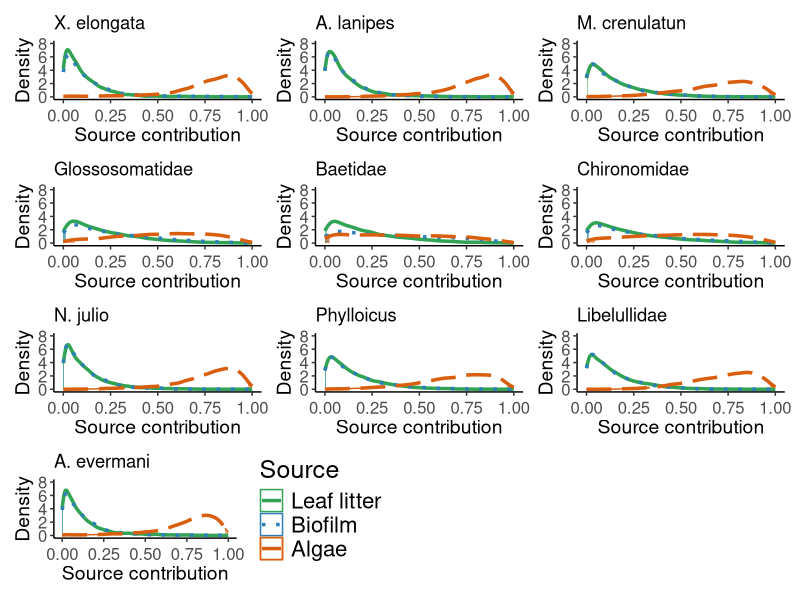
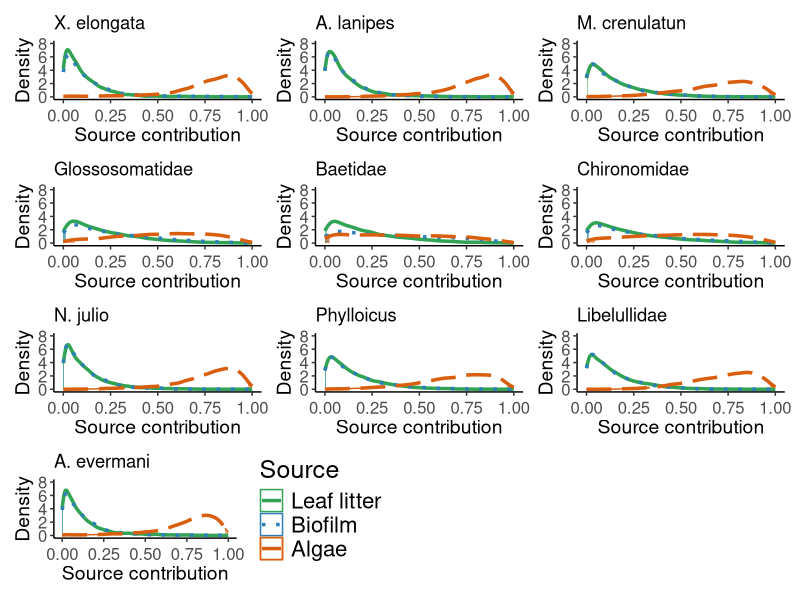

Reproduce these figures in R, in order. (Note: this script raises an error after producing the figures.)




# Density Plots -----------------------------
# 21 Oct 2020
#PEGF
#--------------------------------------------
#

library(ggplot2)
library(dplyr)
library(ggpubr)
library(patchwork)


QPA_G_Feb17 <- read.csv("DensityPlots/QPAFeb17/01 QPA_Glossosomatidae_Feb17.csv")
head(QPA_G_Feb17)


dens <- lapply(split(QPA_G_Feb17, QPA_G_Feb17$source), 
               function(x) density(x$density, from = 0, to = 1))

df <- do.call(rbind, mapply(function(x, y) {
  data.frame(x = x$x, y = x$y, source = y)
}, dens, names(dens), SIMPLIFY = FALSE))

df <- df %>% group_by(source) %>%
  mutate(cdf = cumsum(y * mean(diff(x))),
         lower = cdf < 0.025,
         upper = cdf > 0.975) 

g1 <- ggplot(df, aes(x, y, color = source)) + 
  geom_area(data = df[df$lower,], aes(fill = source), alpha = 0.5,
            position = "identity") +
  geom_area(data = df[df$upper,], aes(fill = source), alpha = 0.5,
            position = "identity") +
  labs(y = "Density", x = "Source contribution") +
  geom_line(aes(linetype = source), size = 1.2) +
  scale_fill_manual(values = c("#31a354", "#2c7fb8", "#d95f0e")) +
  scale_color_manual(values = c("#31a354", "#2c7fb8", "#d95f0e")) +
  scale_linetype_manual(values = c("solid", "dotted", "longdash")) +
  theme_classic() +
  ylim(0, 8) +
  xlim(0, 1) +
  ggtitle('Glossosomatidae') +
  theme(legend.position = "none")+
  theme(axis.text.y  = element_text(size = 12, vjust = 0.5),
        axis.text.x  = element_text(size = 12, vjust = 0.5),  
        axis.title.x = element_text(size = 14),
        axis.title.y = element_text(size = 14))

L <- QPA_G_Feb17 %>% filter(QPA_G_Feb17$source == "Leaflitter")
quantile(L$density, 0.025)
quantile(L$density, 0.975)

B <- QPA_G_Feb17 %>% filter(QPA_G_Feb17$source == "Biofilm")
quantile(B$density, 0.025)
quantile(B$density, 0.975)

A <- QPA_G_Feb17 %>% filter(QPA_G_Feb17$source == "Algae")
quantile(A$density, 0.025)
quantile(A$density, 0.975)

# Baetidae ----------------------------------------------------------------

QPA_B_Feb17 <- read.csv("DensityPlots/QPAFeb17/02 QPA_Baetidae_Feb17.csv")

dens <- lapply(split(QPA_B_Feb17, QPA_B_Feb17$source), 
               function(x) density(x$density, from = 0, to = 1))

df <- do.call(rbind, mapply(function(x, y) {
  data.frame(x = x$x, y = x$y, source = y)
}, dens, names(dens), SIMPLIFY = FALSE))

df <- df %>% group_by(source) %>%
  mutate(cdf = cumsum(y * mean(diff(x))),
         lower = cdf < 0.025,
         upper = cdf > 0.975) 

b1 <- ggplot(df, aes(x, y, color = source)) + 
  geom_area(data = df[df$lower,], aes(fill = source), alpha = 0.5,position = "identity") +
  geom_area(data = df[df$upper,], aes(fill = source), alpha = 0.5,position = "identity") +
  labs(y = "Density", x = "Source contribution") +
  geom_line(aes(linetype = source), size = 1.2) +
  scale_fill_manual(values = c("#31a354", "#2c7fb8", "#d95f0e")) +
  scale_color_manual(values = c("#31a354", "#2c7fb8", "#d95f0e")) +
  scale_linetype_manual(values = c("solid", "dotted", "longdash")) +
  theme_classic() +
  ylim(0, 8) +
  xlim(0, 1) +
  ggtitle('Baetidae') +
  theme(legend.position = "none")+
  theme(axis.text.y  = element_text(size = 12, vjust = 0.5),
        axis.text.x  = element_text(size = 12, vjust = 0.5),  
        axis.title.x = element_text(size = 14),
        axis.title.y = element_text(size = 14))

# Chironomidae ----------------------------------------------------------------

QPA_C_Feb17 <- read.csv("DensityPlots/QPAFeb17/03 QPA_Chrironomidae_Feb17.csv")

dens <- lapply(split(QPA_C_Feb17, QPA_C_Feb17$source), 
               function(x) density(x$density, from = 0, to = 1))

df <- do.call(rbind, mapply(function(x, y) {
  data.frame(x = x$x, y = x$y, source = y)
}, dens, names(dens), SIMPLIFY = FALSE))

df <- df %>% group_by(source) %>%
  mutate(cdf = cumsum(y * mean(diff(x))),
         lower = cdf < 0.025,
         upper = cdf > 0.975) 

c1 <- ggplot(df, aes(x, y, color = source)) + 
  geom_area(data = df[df$lower,], aes(fill = source), alpha = 0.5,position = "identity") +
  geom_area(data = df[df$upper,], aes(fill = source), alpha = 0.5,position = "identity") +
  labs(y = "Density", x = "Source contribution") +
  geom_line(aes(linetype = source), size = 1.2) +
  scale_fill_manual(values = c("#31a354", "#2c7fb8", "#d95f0e")) +
  scale_color_manual(values = c("#31a354", "#2c7fb8", "#d95f0e")) +
  scale_linetype_manual(values = c("solid", "dotted", "longdash")) +
  theme_classic() +
  ylim(0, 8) +
  xlim(0, 1) +
  ggtitle('Chironomidae') +
  theme(legend.position = "none")+
  theme(axis.text.y  = element_text(size = 12, vjust = 0.5),
        axis.text.x  = element_text(size = 12, vjust = 0.5),  
        axis.title.x = element_text(size = 14),
        axis.title.y = element_text(size = 14))

# Njulio ----------------------------------------------------------------

QPA_Nj_Feb17 <- read.csv("DensityPlots/QPAFeb17/04 QPA_Njulio_Feb17.csv")

dens <- lapply(split(QPA_Nj_Feb17, QPA_Nj_Feb17$source), 
               function(x) density(x$density, from = 0, to = 1))

df <- do.call(rbind, mapply(function(x, y) {
  data.frame(x = x$x, y = x$y, source = y)
}, dens, names(dens), SIMPLIFY = FALSE))

df <- df %>% group_by(source) %>%
  mutate(cdf = cumsum(y * mean(diff(x))),
         lower = cdf < 0.025,
         upper = cdf > 0.975) 

n1 <- ggplot(df, aes(x, y, color = source)) + 
  geom_area(data = df[df$lower,], aes(fill = source), alpha = 0.5,position = "identity") +
  geom_area(data = df[df$upper,], aes(fill = source), alpha = 0.5,position = "identity") +
  labs(y = "Density", x = "Source contribution") +
  geom_line(aes(linetype = source), size = 1.2) +
  scale_fill_manual(values = c("#31a354", "#2c7fb8", "#d95f0e")) +
  scale_color_manual(values = c("#31a354", "#2c7fb8", "#d95f0e")) +
  scale_linetype_manual(values = c("solid", "dotted", "longdash")) +
  theme_classic() +
  ylim(0, 8) +
  xlim(0, 1) +
  ggtitle('N. julio') +
  theme(legend.position = "none")+
  theme(axis.text.y  = element_text(size = 12, vjust = 0.5),
        axis.text.x  = element_text(size = 12, vjust = 0.5),  
        axis.title.x = element_text(size = 14),
        axis.title.y = element_text(size = 14))

# Phylloicus ----------------------------------------------------------------

QPA_P_Feb17 <- read.csv("DensityPlots/QPAFeb17/05 QPA_Phylloicus_Feb17.csv")

dens <- lapply(split(QPA_P_Feb17, QPA_P_Feb17$source), 
               function(x) density(x$density, from = 0, to = 1))

df <- do.call(rbind, mapply(function(x, y) {
  data.frame(x = x$x, y = x$y, source = y)
}, dens, names(dens), SIMPLIFY = FALSE))

df <- df %>% group_by(source) %>%
  mutate(cdf = cumsum(y * mean(diff(x))),
         lower = cdf < 0.025,
         upper = cdf > 0.975) 

p1 <- ggplot(df, aes(x, y, color = source)) + 
  geom_area(data = df[df$lower,], aes(fill = source), alpha = 0.5,position = "identity") +
  geom_area(data = df[df$upper,], aes(fill = source), alpha = 0.5,position = "identity") +
  labs(y = "Density", x = "Source contribution") +
  geom_line(aes(linetype = source), size = 1.2) +
  scale_fill_manual(values = c("#31a354", "#2c7fb8", "#d95f0e")) +
  scale_color_manual(values = c("#31a354", "#2c7fb8", "#d95f0e")) +
  scale_linetype_manual(values = c("solid", "dotted", "longdash")) +
  theme_classic() +
  ylim(0, 8) +
  xlim(0, 1) +
  ggtitle('Phylloicus') +
  theme(legend.position = "none")+
  theme(axis.text.y  = element_text(size = 12, vjust = 0.5),
        axis.text.x  = element_text(size = 12, vjust = 0.5),  
        axis.title.x = element_text(size = 14),
        axis.title.y = element_text(size = 14))

# Libellulidae ----------------------------------------------------------------

QPA_L_Feb17 <- read.csv("DensityPlots/QPAFeb17/06 QPA_Libellulidae_Feb17.csv")

dens <- lapply(split(QPA_L_Feb17, QPA_L_Feb17$source), 
               function(x) density(x$density, from = 0, to = 1))

df <- do.call(rbind, mapply(function(x, y) {
  data.frame(x = x$x, y = x$y, source = y)
}, dens, names(dens), SIMPLIFY = FALSE))

df <- df %>% group_by(source) %>%
  mutate(cdf = cumsum(y * mean(diff(x))),
         lower = cdf < 0.025,
         upper = cdf > 0.975) 

l1 <- ggplot(df, aes(x, y, color = source)) + 
  geom_area(data = df[df$lower,], aes(fill = source), alpha = 0.5,position = "identity") +
  geom_area(data = df[df$upper,], aes(fill = source), alpha = 0.5,position = "identity") +
  labs(y = "Density", x = "Source contribution") +
  geom_line(aes(linetype = source), size = 1.2) +
  scale_fill_manual(values = c("#31a354", "#2c7fb8", "#d95f0e")) +
  scale_color_manual(values = c("#31a354", "#2c7fb8", "#d95f0e")) +
  scale_linetype_manual(values = c("solid", "dotted", "longdash")) +
  theme_classic() +
  ylim(0, 8) +
  xlim(0, 1) +
  ggtitle('Libelullidae') +
  theme(legend.position = "none")+
  theme(axis.text.y  = element_text(size = 12, vjust = 0.5),
        axis.text.x  = element_text(size = 12, vjust = 0.5),  
        axis.title.x = element_text(size = 14),
        axis.title.y = element_text(size = 14))

# Xyphocarys ----------------------------------------------------------------

QPA_X_Feb17 <- read.csv("DensityPlots/QPAFeb17/07 QPA_Xyphocaris_Feb17.csv")

dens <- lapply(split(QPA_X_Feb17, QPA_X_Feb17$source), 
               function(x) density(x$density, from = 0, to = 1))

df <- do.call(rbind, mapply(function(x, y) {
  data.frame(x = x$x, y = x$y, source = y)
}, dens, names(dens), SIMPLIFY = FALSE))

df_x <- df %>% group_by(source) %>%
  mutate(cdf = cumsum(y * mean(diff(x))),
         lower = cdf < 0.025,
         upper = cdf > 0.975) 

x1 <- ggplot(df_x, aes(x, y, color = source)) + 
  geom_area(data = df[df$lower,], aes(fill = source), alpha = 0.5,position = "identity") +
  geom_area(data = df[df$upper,], aes(fill = source), alpha = 0.5,position = "identity") +
  labs(y = "Density", x = "Source contribution") +
  geom_line(aes(linetype = source), size = 1.2) +
  scale_fill_manual(values = c("#31a354", "#2c7fb8", "#d95f0e")) +
  scale_color_manual(values = c("#31a354", "#2c7fb8", "#d95f0e")) +
  scale_linetype_manual(values = c("solid", "dotted", "longdash")) +
  theme_classic() +
  ylim(0, 8) +
  xlim(0, 1) +
  ggtitle('X. elongata') +
  theme(legend.position = "none")+
  theme(axis.text.y  = element_text(size = 12, vjust = 0.5),
        axis.text.x  = element_text(size = 12, vjust = 0.5),  
        axis.title.x = element_text(size = 14),
        axis.title.y = element_text(size = 14))


# Atya ----------------------------------------------------------------

QPA_A_Feb17 <- read.csv("DensityPlots/QPAFeb17/08 QPA_Atya_Feb17.csv")

dens <- lapply(split(QPA_A_Feb17, QPA_A_Feb17$source), 
               function(x) density(x$density, from = 0, to = 1))

df <- do.call(rbind, mapply(function(x, y) {
  data.frame(x = x$x, y = x$y, source = y)
}, dens, names(dens), SIMPLIFY = FALSE))

df <- df %>% group_by(source) %>%
  mutate(cdf = cumsum(y * mean(diff(x))),
         lower = cdf < 0.025,
         upper = cdf > 0.975) 

a1 <- ggplot(df, aes(x, y, color = source)) + 
  geom_area(data = df[df$lower,], aes(fill = source), alpha = 0.5,position = "identity") +
  geom_area(data = df[df$upper,], aes(fill = source), alpha = 0.5,position = "identity") +
  labs(y = "Density", x = "Source contribution") +
  geom_line(aes(linetype = source), size = 1.2) +
  scale_fill_manual(values = c("#31a354", "#2c7fb8", "#d95f0e")) +
  scale_color_manual(values = c("#31a354", "#2c7fb8", "#d95f0e")) +
  scale_linetype_manual(values = c("solid", "dotted", "longdash")) +
  theme_classic() +
  ylim(0, 8) +
  xlim(0, 1) +
  ggtitle('A. lanipes') +
  theme(legend.position = "none")+
  theme(axis.text.y  = element_text(size = 12, vjust = 0.5),
        axis.text.x  = element_text(size = 12, vjust = 0.5),  
        axis.title.x = element_text(size = 14),
        axis.title.y = element_text(size = 14))

# Macrobrachium ----------------------------------------------------------------

QPA_M_Feb17 <- read.csv("DensityPlots/QPAFeb17/09 QPA_Macrobrachium_Feb17.csv")

dens <- lapply(split(QPA_M_Feb17, QPA_M_Feb17$source), 
               function(x) density(x$density, from = 0, to = 1))

df <- do.call(rbind, mapply(function(x, y) {
  data.frame(x = x$x, y = x$y, source = y)
}, dens, names(dens), SIMPLIFY = FALSE))

df <- df %>% group_by(source) %>%
  mutate(cdf = cumsum(y * mean(diff(x))),
         lower = cdf < 0.025,
         upper = cdf > 0.975) 

m1 <- ggplot(df, aes(x, y, color = source)) + 
  geom_area(data = df[df$lower,], aes(fill = source), alpha = 0.5,position = "identity") +
  geom_area(data = df[df$upper,], aes(fill = source), alpha = 0.5,position = "identity") +
  labs(y = "Density", x = "Source contribution") +
  geom_line(aes(linetype = source), size = 1.2) +
  scale_fill_manual(values = c("#31a354", "#2c7fb8", "#d95f0e")) +
  scale_color_manual(values = c("#31a354", "#2c7fb8", "#d95f0e")) +
  scale_linetype_manual(values = c("solid", "dotted", "longdash")) +
  theme_classic() +
  ylim(0, 8) +
  xlim(0, 1) +
  ggtitle('M. crenulatun') +
  theme(legend.position = "none")+
  theme(axis.text.y  = element_text(size = 12, vjust = 0.5),
        axis.text.x  = element_text(size = 12, vjust = 0.5),  
        axis.title.x = element_text(size = 14),
        axis.title.y = element_text(size = 14))



# Anolis ------------------------------------------------------------------

QPA_An_Feb17 <- read.csv("DensityPlots/QPAFeb17/10 QPA_Anolis_Feb17.csv")

dens <- lapply(split(QPA_An_Feb17, QPA_An_Feb17$source), 
               function(x) density(x$density, from = 0, to = 1))

df <- do.call(rbind, mapply(function(x, y) {
  data.frame(x = x$x, y = x$y, source = y)
}, dens, names(dens), SIMPLIFY = FALSE))

df <- df %>% group_by(source) %>%
  mutate(cdf = cumsum(y * mean(diff(x))),
         lower = cdf < 0.025,
         upper = cdf > 0.975) 

an1 <- ggplot(df, aes(x, y, color = source)) + 
  geom_area(data = df[df$lower,], aes(fill = source), alpha = 0.5,position = "identity") +
  geom_area(data = df[df$upper,], aes(fill = source), alpha = 0.5,position = "identity") +
  labs(y = "Density", x = "Source contribution") +
  geom_line(aes(linetype = source), size = 1.2) +
  scale_fill_manual("Source", values = c("#31a354", "#2c7fb8", "#d95f0e"),
          labels = c("Leaf litter", "Biofilm", "Algae")) +
  
  scale_color_manual("Source",values = c("#31a354", "#2c7fb8", "#d95f0e"),
        labels = c("Leaf litter", "Biofilm", "Algae")) +
  
  scale_linetype_manual("Source",values = c("solid", "dotted", "longdash"),
            labels = c("Leaf litter", "Biofilm", "Algae")) +
  
  theme_classic() +
  ylim(0, 8) +
  xlim(0, 1) +
  ggtitle('A. evermani') +
  theme(axis.text.y  = element_text(size = 12, vjust = 0.5),
        axis.text.x  = element_text(size = 12, vjust = 0.5),  
        axis.title.x = element_text(size = 14),
        axis.title.y = element_text(size = 14)) +
  
  theme(legend.title = element_text(size = 18)) + #title
  theme(legend.text = element_text(size = 16))  + #
  guides(color=guide_legend(override.aes=list(fill=NA)))


Fig1 <- (x1+a1+m1) / (g1+b1+c1) /(n1+p1 +l1) / (an1 + plot_spacer()+ plot_spacer())
Fig1
Fig1 + ggsave("Fig1.pdf",width = 210, height = 297, units = "mm")
